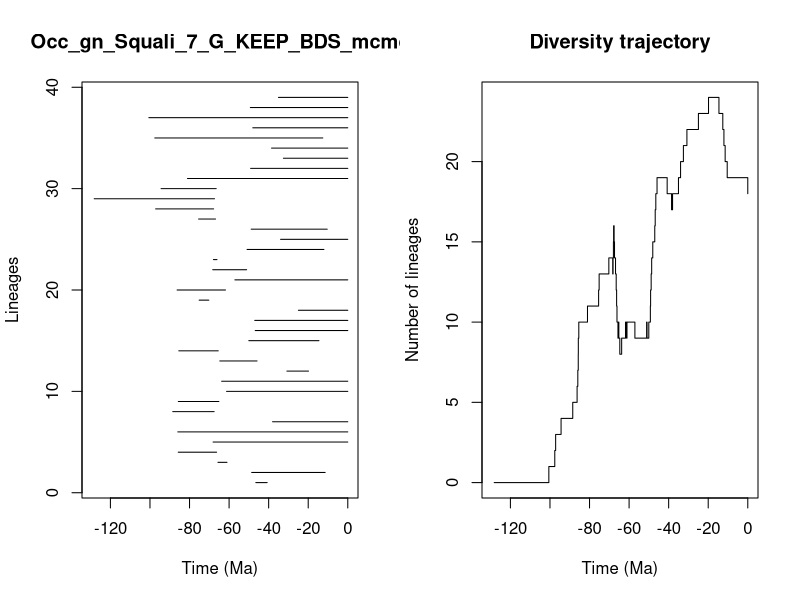

Generate this figure with R:


pdf(file='../Results/Genus/5_MA_bins_EXT_EP_FT/pyrate_mcmc_logs/Occ_gn_Squali_7_G_KEEP_BDS_mcmc_LTT.pdf',width=0.6*20, height=0.6*10)
title = "Occ_gn_Squali_7_G_KEEP_BDS_mcmc"
ts=c(46.49097131385738, 48.58291859966613,65.6308791183878,85.70219854935428,68.09865431269611,85.92556753480513,38.02425972458429,88.4819992578428,85.66688408431281,61.28019308982482,63.75781035671347,30.770531149220588,64.69494977769139,85.4248154033928,50.03578479072469,46.79550854467166,47.02191000430746,24.955532945335968,75.14041972762809,86.2855356349753,57.06714762793531,68.27417420088712,67.92339080153238,50.92358154933786,33.97702595784554,48.84157002530697,75.40931205635896,97.13167512158763,128.19209849501172,94.38633392920632,81.0323130837126,49.124273421141,32.54555782831676,38.53443862909587,97.56783104124139,48.02607248007602,100.57061256678843,49.24736926261051,35.03982877658583)
te=c(40.75518234072758, 11.43783004430276,61.06255263148119,66.30800957432976,0.0,0.0,0.0,67.56525587900826,65.17592871312742,0.0,0.0,19.847252727302102,45.871540700134695,65.48590526697173,14.577582032111627,0.0,0.0,0.0,70.24018270702574,61.81095299371418,0.0,51.13870318568967,66.12279390252276,12.060462091849793,0.0,10.398115748309628,66.86057729611414,67.82491625989753,67.37104710135553,66.52039800615317,0.0,0.0,0.0,0.0,12.628263366725676,0.0,0.0,0.0,0.0)
div_traj=c(0, 1,2,3,4,5,6,7,8,9,10,11,12,13,14,13,14,15,16,15,14,13,12,11,10,9,10,9,8,9,10,9,10,9,10,9,10,11,12,13,14,15,16,17,18,19,18,17,18,19,20,21,22,23,24,23,22,21,20,19,18)
time_events=c(128.19209849501172, 100.57061256678843,97.56783104124139,97.13167512158763,94.38633392920632,88.4819992578428,86.2855356349753,85.92556753480513,85.70219854935428,85.66688408431281,85.4248154033928,81.0323130837126,75.40931205635896,75.14041972762809,70.24018270702574,68.27417420088712,68.09865431269611,67.92339080153238,67.82491625989753,67.56525587900826,67.37104710135553,66.86057729611414,66.52039800615317,66.30800957432976,66.12279390252276,65.6308791183878,65.48590526697173,65.17592871312742,64.69494977769139,63.75781035671347,61.81095299371418,61.28019308982482,61.06255263148119,57.06714762793531,51.13870318568967,50.92358154933786,50.03578479072469,49.24736926261051,49.124273421141,48.84157002530697,48.58291859966613,48.02607248007602,47.02191000430746,46.79550854467166,46.49097131385738,45.871540700134695,40.75518234072758,38.53443862909587,38.02425972458429,35.03982877658583,33.97702595784554,32.54555782831676,30.770531149220588,24.955532945335968,19.847252727302102,14.577582032111627,12.628263366725676,12.060462091849793,11.43783004430276,10.398115748309628,0.0)
                par(mfrow=c(1,2))
                L = length(ts)
                plot(ts, 1:L , xlim=c(-max(ts)-1,0), pch=20, type="n", main=title,xlab="Time (Ma)",ylab="Lineages")
                for (i in 1:L){segments(x0=-te[i],y0=i,x1=-ts[i],y1=i)}    
                t = -time_events
                plot(div_traj ~ t,type="s", main = "Diversity trajectory",xlab="Time (Ma)",ylab="Number of lineages",xlim=c(-max(ts)-1,0))
                abline(v=c(65,200,251,367,445),lty=2,col="gray")
                
